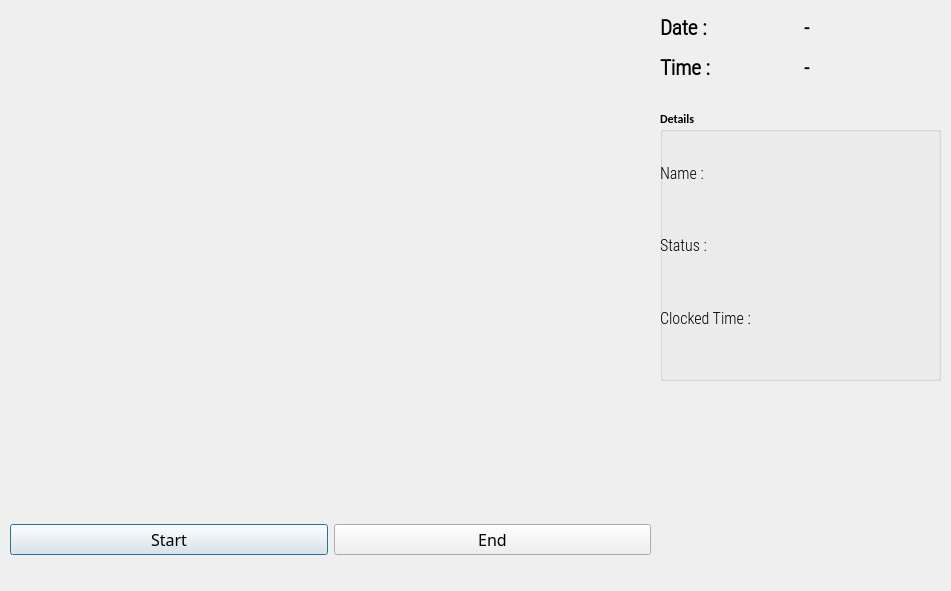
<?xml version="1.0" encoding="UTF-8"?>
<ui version="4.0">
 <class>OutputDialog</class>
 <widget class="QDialog" name="OutputDialog">
  <property name="geometry">
   <rect>
    <x>0</x>
    <y>0</y>
    <width>951</width>
    <height>591</height>
   </rect>
  </property>
  <property name="minimumSize">
   <size>
    <width>0</width>
    <height>0</height>
   </size>
  </property>
  <property name="maximumSize">
   <size>
    <width>1280</width>
    <height>720</height>
   </size>
  </property>
  <property name="font">
   <font>
    <family>Calibri</family>
    <weight>75</weight>
    <bold>true</bold>
   </font>
  </property>
  <property name="windowTitle">
   <string>Face Recognition Attendance App</string>
  </property>
  <property name="windowIcon">
   <iconset>
    <normaloff>icon2.png</normaloff>icon2.png</iconset>
  </property>
  <widget class="QLabel" name="imgLabel">
   <property name="geometry">
    <rect>
     <x>10</x>
     <y>10</y>
     <width>640</width>
     <height>480</height>
    </rect>
   </property>
   <property name="minimumSize">
    <size>
     <width>4</width>
     <height>0</height>
    </size>
   </property>
   <property name="maximumSize">
    <size>
     <width>640</width>
     <height>480</height>
    </size>
   </property>
   <property name="text">
    <string/>
   </property>
  </widget>
  <widget class="QWidget" name="horizontalLayoutWidget">
   <property name="geometry">
    <rect>
     <x>10</x>
     <y>500</y>
     <width>641</width>
     <height>80</height>
    </rect>
   </property>
   <layout class="QHBoxLayout" name="horizontalLayout">
    <item>
     <widget class="QPushButton" name="ClockInButton">
      <property name="enabled">
       <bool>true</bool>
      </property>
      <property name="font">
       <font>
        <family>Wide Latin</family>
        <pointsize>12</pointsize>
        <weight>50</weight>
        <bold>false</bold>
       </font>
      </property>
      <property name="text">
       <string>Start</string>
      </property>
      <property name="iconSize">
       <size>
        <width>20</width>
        <height>20</height>
       </size>
      </property>
      <property name="checkable">
       <bool>true</bool>
      </property>
     </widget>
    </item>
    <item>
     <widget class="QPushButton" name="ClockOutButton">
      <property name="font">
       <font>
        <family>Wide Latin</family>
        <pointsize>12</pointsize>
        <weight>50</weight>
        <bold>false</bold>
       </font>
      </property>
      <property name="text">
       <string>End</string>
      </property>
      <property name="checkable">
       <bool>true</bool>
      </property>
     </widget>
    </item>
   </layout>
  </widget>
  <widget class="QWidget" name="gridLayoutWidget">
   <property name="geometry">
    <rect>
     <x>660</x>
     <y>10</y>
     <width>281</width>
     <height>75</height>
    </rect>
   </property>
   <layout class="QGridLayout" name="gridLayout_2">
    <item row="0" column="0">
     <widget class="QLabel" name="label">
      <property name="font">
       <font>
        <family>Roboto Condensed Light</family>
        <pointsize>16</pointsize>
        <weight>75</weight>
        <bold>true</bold>
       </font>
      </property>
      <property name="text">
       <string>Date :</string>
      </property>
     </widget>
    </item>
    <item row="0" column="1">
     <widget class="QLabel" name="Date_Label">
      <property name="font">
       <font>
        <family>Roboto Condensed Light</family>
        <pointsize>15</pointsize>
        <weight>75</weight>
        <bold>true</bold>
       </font>
      </property>
      <property name="text">
       <string>-</string>
      </property>
     </widget>
    </item>
    <item row="1" column="0">
     <widget class="QLabel" name="label_2">
      <property name="font">
       <font>
        <family>Roboto Condensed Light</family>
        <pointsize>16</pointsize>
        <weight>75</weight>
        <bold>true</bold>
       </font>
      </property>
      <property name="text">
       <string>Time :</string>
      </property>
     </widget>
    </item>
    <item row="1" column="1">
     <widget class="QLabel" name="Time_Label">
      <property name="font">
       <font>
        <family>Roboto Condensed Light</family>
        <pointsize>15</pointsize>
        <weight>75</weight>
        <bold>true</bold>
       </font>
      </property>
      <property name="text">
       <string>-</string>
      </property>
     </widget>
    </item>
   </layout>
  </widget>
  <widget class="QGroupBox" name="groupBox">
   <property name="geometry">
    <rect>
     <x>660</x>
     <y>110</y>
     <width>281</width>
     <height>271</height>
    </rect>
   </property>
   <property name="title">
    <string>Details</string>
   </property>
   <widget class="QWidget" name="verticalLayoutWidget">
    <property name="geometry">
     <rect>
      <x>0</x>
      <y>30</y>
      <width>131</width>
      <height>211</height>
     </rect>
    </property>
    <layout class="QVBoxLayout" name="verticalLayout">
     <item>
      <widget class="QLabel" name="label_3">
       <property name="font">
        <font>
         <family>Roboto Condensed Light</family>
         <pointsize>12</pointsize>
         <weight>50</weight>
         <bold>false</bold>
        </font>
       </property>
       <property name="text">
        <string>Name : </string>
       </property>
      </widget>
     </item>
     <item>
      <widget class="QLabel" name="label_4">
       <property name="font">
        <font>
         <family>Roboto Condensed Light</family>
         <pointsize>12</pointsize>
         <weight>50</weight>
         <bold>false</bold>
        </font>
       </property>
       <property name="text">
        <string>Status :</string>
       </property>
      </widget>
     </item>
     <item>
      <widget class="QLabel" name="label_5">
       <property name="font">
        <font>
         <family>Roboto Condensed Light</family>
         <pointsize>12</pointsize>
         <weight>50</weight>
         <bold>false</bold>
        </font>
       </property>
       <property name="text">
        <string>Clocked Time : </string>
       </property>
      </widget>
     </item>
    </layout>
   </widget>
   <widget class="QWidget" name="verticalLayoutWidget_2">
    <property name="geometry">
     <rect>
      <x>130</x>
      <y>30</y>
      <width>141</width>
      <height>211</height>
     </rect>
    </property>
    <layout class="QVBoxLayout" name="verticalLayout_2">
     <item>
      <widget class="QLabel" name="NameLabel">
       <property name="font">
        <font>
         <family>Roboto Condensed Light</family>
         <pointsize>12</pointsize>
         <weight>50</weight>
         <bold>false</bold>
        </font>
       </property>
       <property name="text">
        <string/>
       </property>
      </widget>
     </item>
     <item>
      <widget class="QLabel" name="StatusLabel">
       <property name="font">
        <font>
         <family>Roboto Condensed Light</family>
         <pointsize>12</pointsize>
         <weight>50</weight>
         <bold>false</bold>
        </font>
       </property>
       <property name="text">
        <string/>
       </property>
      </widget>
     </item>
     <item>
      <layout class="QHBoxLayout" name="horizontalLayout_2">
       <item>
        <widget class="QLabel" name="MinLabel">
         <property name="font">
          <font>
           <family>Roboto Condensed Light</family>
           <pointsize>12</pointsize>
           <weight>50</weight>
           <bold>false</bold>
          </font>
         </property>
         <property name="text">
          <string/>
         </property>
        </widget>
       </item>
       <item>
        <widget class="QLabel" name="HoursLabel">
         <property name="font">
          <font>
           <family>Roboto Condensed Light</family>
           <pointsize>12</pointsize>
           <weight>50</weight>
           <bold>false</bold>
          </font>
         </property>
         <property name="text">
          <string/>
         </property>
        </widget>
       </item>
      </layout>
     </item>
    </layout>
   </widget>
  </widget>
 </widget>
 <resources>
  <include location="resource.qrc"/>
 </resources>
 <connections/>
</ui>
